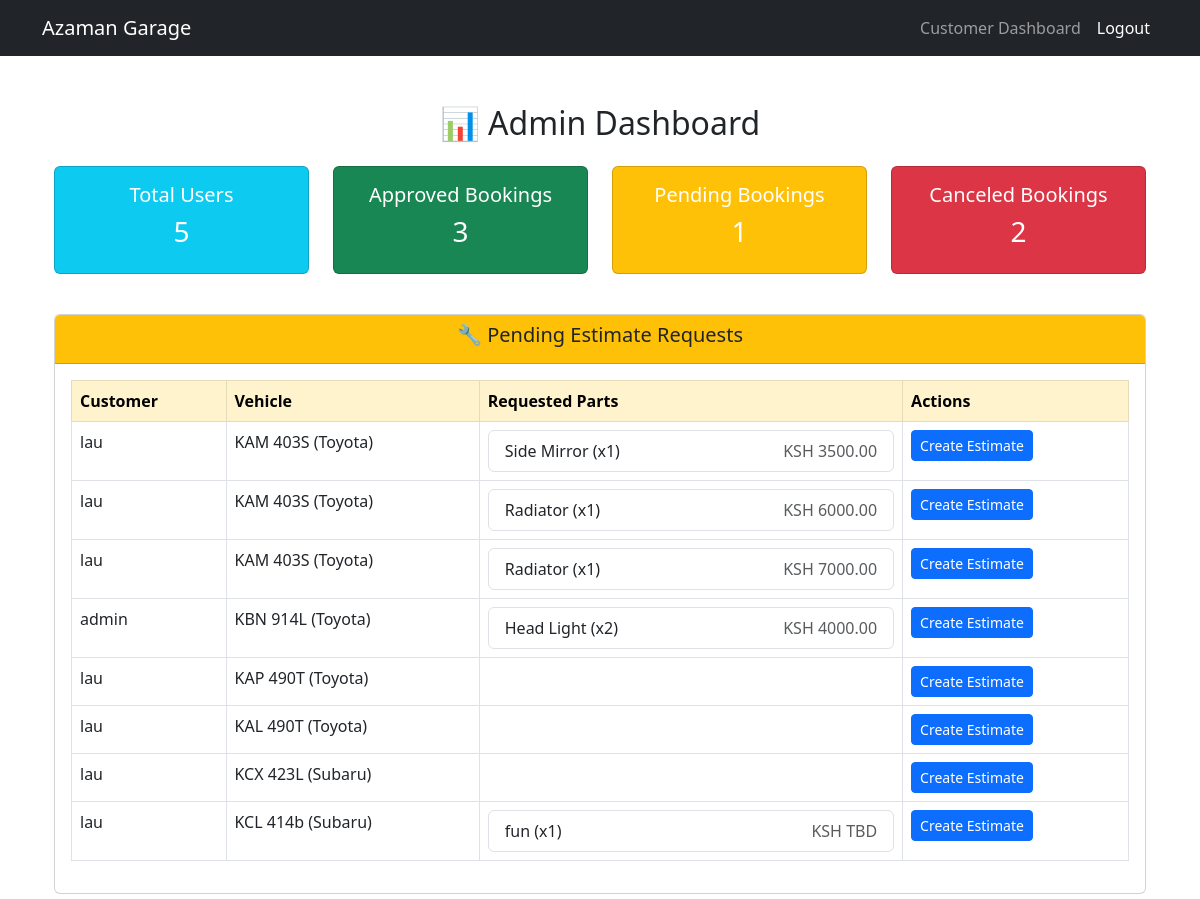
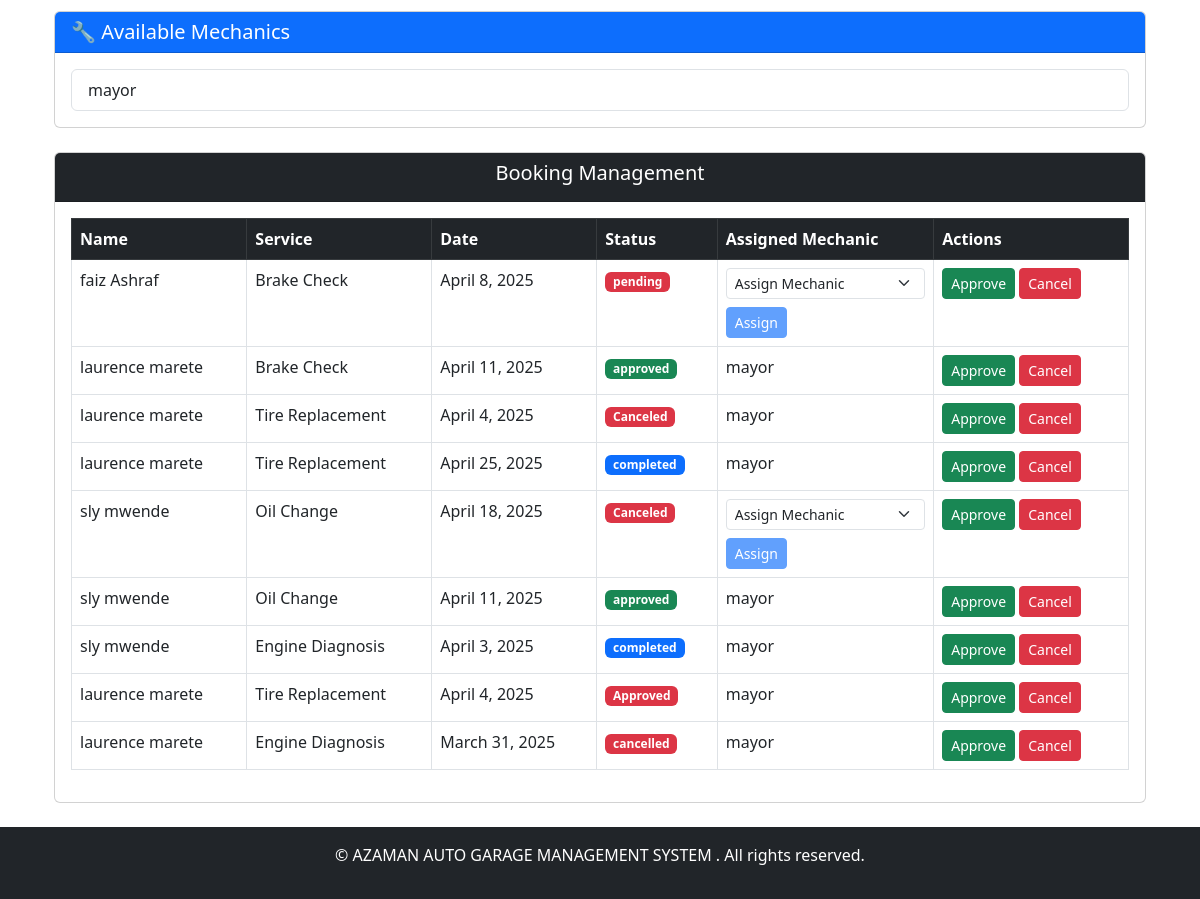
The page /manage/bookings/ (signed in) on the database its author committed (2 pictures, top to bottom).
### billing/models.py (models this page shows, shortened)
class Estimate(models.Model):
    customer = models.ForeignKey(CustomUser, on_delete=models.CASCADE, related_name="estimates", default=None)
    vehicle = models.ForeignKey("Vehicle", on_delete=models.CASCADE, related_name="estimates", default=None)
    created_at = models.DateTimeField(auto_now_add=True)
    status = models.CharField(
        max_length=20,
        choices=[("Pending", "Pending"), ("Approved", "Approved"), ("Rejected", "Rejected")],
        default="Pending"
    )

class Vehicle(models.Model):
    customer = models.ForeignKey(Customer, on_delete=models.CASCADE)
    make = models.CharField(max_length=50)
    model = models.CharField(max_length=50)
    registration_number = models.CharField(max_length=20, unique=True)
    year = models.PositiveIntegerField()
    color = models.CharField(max_length=50, default="Unknown")
    insurance_company = models.CharField(max_length=100, null=True)

class EstimateItem(models.Model):
    estimate = models.ForeignKey(Estimate, on_delete=models.CASCADE, related_name="items")
    part_name = models.CharField(max_length=100)
    quantity = models.PositiveIntegerField()
    unit_price = models.DecimalField(max_digits=10, decimal_places=2)

### accounts/models.py (models this page shows)
class CustomUser(AbstractUser):
    ROLE_CHOICES = [
        ('customer', 'Customer'),
        ('mechanic', 'Mechanic'),
        ('admin', 'Admin'),
    ]
    role = models.CharField(max_length=10, choices=ROLE_CHOICES, default='customer')

### core/models.py (models this page shows, shortened)
class Booking(models.Model):
    SERVICE_CHOICES = [
        ('oil_change', 'Oil Change'),
        ('brake_check', 'Brake Check'),
        ('tire_replacement', 'Tire Replacement'),
        ('engine_diagnosis', 'Engine Diagnosis'),
    ]
    STATUS_CHOICES = [
        ('pending', 'Pending'),
        ('approved', 'Approved'),
        ('in_progress', 'In Progress'),
        ('completed', 'Completed'),
        ('cancelled', 'Cancelled'),
    ]
    user = models.ForeignKey(settings.AUTH_USER_MODEL, on_delete=models.CASCADE)
    name = models.CharField(max_length=100)
    email = models.EmailField()
    phone = models.CharField(max_length=15)
    service = models.CharField(max_length=50, choices=SERVICE_CHOICES)
    date = models.DateField()
    message = models.TextField(blank=True, null=True)
    status = models.CharField(max_length=11, choices=STATUS_CHOICES, default='pending')
    mechanic = models.ForeignKey(settings.AUTH_USER_MODEL, on_delete=models.SET_NULL,null=True, blank=True, related_name="mechanic_bookings")
    created_at = models.DateTimeField(auto_now_add=True)

### core/views.py (the view, shortened to what this page needs)
# urls.py: path('manage/bookings/', admin_bookings, name='admin_bookings'),
@login_required
def admin_bookings(request):
    approved_count = Booking.objects.filter(status__iexact='approved').count()
    pending_count = Booking.objects.filter(status__iexact='pending').count()
    canceled_count = Booking.objects.filter(status__iexact='canceled').count()
    total_users = CustomUser.objects.count()
    bookings = Booking.objects.all().order_by('-created_at')
    mechanics = CustomUser.objects.filter(groups__name="Mechanic")
    pending_estimates = Estimate.objects.filter(status="Pending")
    context = {
        'approved_count': approved_count,
        'pending_count': pending_count,
        'canceled_count': canceled_count,
        'total_users': total_users,
        'bookings': bookings,
        'mechanics': mechanics,
        'pending_estimates': pending_estimates,  # Include pending estimates
    }
    return render(request, 'core/admin_bookings.html', context)

### core/templates/core/admin_bookings.html (shortened to what this page needs)
{% extends 'core/base.html' %}
{% block content %}
<div class="container mt-5">
    <h2 class="text-center">📊 Admin Dashboard</h2>
    <div class="row text-center mt-4">
        <div class="col-md-3">
            <div class="card text-white bg-info mb-3">
                <div class="card-body">
                    <h5 class="card-title">Total Users</h5>
                    <h3>{{ total_users }}</h3>
                </div>
            </div>
        </div>
        <div class="col-md-3">
            <div class="card text-white bg-success mb-3">
                <div class="card-body">
                    <h5 class="card-title">Approved Bookings</h5>
                    <h3>{{ approved_count }}</h3>
                </div>
            </div>
        </div>
        <div class="col-md-3">
            <div class="card text-white bg-warning mb-3">
                <div class="card-body">
                    <h5 class="card-title">Pending Bookings</h5>
                    <h3>{{ pending_count }}</h3>
                </div>
            </div>
        </div>
        <div class="col-md-3">
            <div class="card text-white bg-danger mb-3">
                <div class="card-body">
                    <h5 class="card-title">Canceled Bookings</h5>
                    <h3>{{ canceled_count }}</h3>
                </div>
            </div>
        </div>
    </div>
    <div class="card mt-4">
        <div class="card-header bg-warning text-dark text-center">
            <h5>🔧 Pending Estimate Requests</h5>
        </div>
        <div class="card-body">
            <table class="table table-bordered table-hover">
                <thead class="table-warning">
                    <tr>
                        <th>Customer</th>
                        <th>Vehicle</th>
                        <th>Requested Parts</th>
                        <th>Actions</th>
                    </tr>
                </thead>
                <tbody>
                    {% for estimate in pending_estimates %}
                    <tr>
                        <td>{{ estimate.customer.username }}</td>
                        <td>
                            {% if estimate.vehicle %}
                                {{ estimate.vehicle.registration_number }} ({{ estimate.vehicle.make }})
                            {% else %}
                                <span class="text-danger">No Vehicle Assigned</span>
                            {% endif %}
                        </td>
                        <td>
                            <ul class="list-group">
                                {% for item in estimate.items.all %}
                                    <li class="list-group-item d-flex justify-content-between">
                                        <span>{{ item.part_name }} (x{{ item.quantity }})</span>
                                        <span class="text-muted">KSH {{ item.unit_price|default:"TBD" }}</span>
                                    </li>
                                {% endfor %}
                            </ul>
                        </td>
                        <td>
                            <a href="{% url 'create_estimate' %}" class="btn btn-primary btn-sm">Create Estimate</a>
                        </td>
                    </tr>
                    {% empty %}
                    <tr>
                        <td colspan="4" class="text-center">No pending estimates.</td>
                    </tr>
                    {% endfor %}
                </tbody>
            </table>
        </div>
    </div>
    <div class="card mt-3">
        <div class="card-header bg-primary text-white">
            <h5 class="mb-0">🔧 Available Mechanics</h5>
        </div>
        <div class="card-body">
            {% if mechanics %}
                <ul class="list-group">
                    {% for mechanic in mechanics %}
                        <li class="list-group-item">
                             {{ mechanic.username }}
                        </li>
                    {% endfor %}
                </ul>
            {% else %}
                <p class="text-muted text-center">No mechanics available!</p>
            {% endif %}
        </div>
    </div>
    <div class="card mt-4">
        <div class="card-header bg-dark text-white text-center">
            <h5>Booking Management</h5>
        </div>
        <div class="card-body">
            <table class="table table-bordered table-hover">
                <thead class="table-dark">
                    <tr>
                        <th>Name</th>
                        <th>Service</th>
                        <th>Date</th>
                        <th>Status</th>
                        <th>Assigned Mechanic</th>
                        <th>Actions</th>
                    </tr>
                </thead>
                <tbody>
                    {% for booking in bookings %}
                    <tr>
                        <td>{{ booking.name }}</td>
                        <td>{{ booking.get_service_display }}</td>
                        <td>{{ booking.date }}</td>
                        <td>
                            <span class="badge
                                {% if booking.status == 'approved' %} bg-success
                                {% elif booking.status == 'completed' %} bg-primary
                                {% else %} bg-danger {% endif %}">
                                {{ booking.status }}
                            </span>
                        </td>
                        <td>
                            {% if booking.mechanic %}
                                {{ booking.mechanic.get_full_name|default:booking.mechanic.username }}
                            {% else %}
                                <form method="post" action="{% url 'admin_bookings' %}">
                                    <select name="mechanic_id" class="form-select form-select-sm mechanic-select" required>
                                        <option value="" disabled selected>Assign Mechanic</option>
                                    </select>
                                    <button type="submit" class="btn btn-primary btn-sm mt-2 assign-btn" disabled>Assign</button>
                                </form>
                            {% endif %}
                        </td>
                        <td>
                            <a href="{% url 'approve_booking' booking.id %}" class="btn btn-success btn-sm">Approve</a>
                            <a href="{% url 'cancel_booking' booking.id %}" class="btn btn-danger btn-sm">Cancel</a>
                        </td>
                    </tr>
                    {% empty %}
                    <tr>
                        <td colspan="6" class="text-center">No bookings found.</td>
                    </tr>
                    {% endfor %}
                </tbody>
            </table>
        </div>
    </div>
</div>
{% endblock %}

### core/templates/core/base.html (shortened to what this page needs)
<!DOCTYPE html>
<html lang="en">
<head>
    <link rel="stylesheet" href="https://cdn.jsdelivr.net/npm/bootstrap@5.3.0/dist/css/bootstrap.min.css">
</head>
<body>
    <nav class="navbar navbar-expand-lg navbar-dark bg-dark">
        <div class="container">
            <a class="navbar-brand" href="{% url 'home' %}">Azaman Garage</a>
            <div class="collapse navbar-collapse" id="navbarNav">
                <ul class="navbar-nav ms-auto">
                    {% if user.is_authenticated %}
                        {% if user.role == 'mechanic' %}
                            <li class="nav-item"><a class="nav-link" href="{% url 'mechanic_dashboard' %}">Mechanic Dashboard</a></li>
                        {% elif user.role == 'admin' %}
                            <li class="nav-item"><a class="nav-link" href="{% url 'admin_dashboard' %}">Admin Dashboard</a></li>
                        {% elif user.role == 'customer' %}
                            <li class="nav-item"><a class="nav-link" href="{% url 'customer_dashboard' %}">Customer Dashboard</a></li>
                        {% endif %}
                        <form action="{% url 'logout' %}" method="POST" style="display: inline;">
                            <button type="submit" class="nav-link btn btn-link text-white">Logout</button>
                        </form>
                    {% else %}
                        <li class="nav-item"><a class="nav-link" href="{% url 'accounts:login' %}">Login</a></li>
                    {% endif %}
                </ul>
            </div>
        </div>
    </nav>
    <div class="container mt-4">
        {% block content %}{% endblock %}
    </div>
    <footer class="bg-dark text-white text-center py-3 mt-4">
        <p>&copy; AZAMAN AUTO GARAGE MANAGEMENT SYSTEM . All rights reserved.</p>
    </footer>
</body>
</html>

### rows shown on the page
Estimate: customer.username "lau", vehicle.registration_number "KAM 403S", vehicle.make "Toyota"
EstimateItem: part_name "Side Mirror", quantity "1", unit_price "3500.00"
Estimate: customer.username "lau", vehicle.registration_number "KAM 403S", vehicle.make "Toyota"
EstimateItem: part_name "Radiator", quantity "1", unit_price "6000.00"
Estimate: customer.username "lau", vehicle.registration_number "KAM 403S", vehicle.make "Toyota"
EstimateItem: part_name "Radiator", quantity "1", unit_price "7000.00"
Estimate: customer.username "admin", vehicle.registration_number "KBN 914L", vehicle.make "Toyota"
EstimateItem: part_name "Head Light", quantity "2", unit_price "4000.00"
Estimate: customer.username "lau", vehicle.registration_number "KAP 490T", vehicle.make "Toyota"
Estimate: customer.username "lau", vehicle.registration_number "KAL 490T", vehicle.make "Toyota"
Estimate: customer.username "lau", vehicle.registration_number "KCX 423L", vehicle.make "Subaru"
Estimate: customer.username "lau", vehicle.registration_number "KCL 414b", vehicle.make "Subaru"
EstimateItem: part_name "fun", quantity "1", unit_price "TBD"
CustomUser: username "mayor"
Booking: name "faiz Ashraf", service "Brake Check", date "April 8, 2025", status "pending"
Booking: name "laurence marete", service "Brake Check", date "April 11, 2025", status "approved", mechanic.get_full_name "mayor"
Booking: name "laurence marete", service "Tire Replacement", date "April 4, 2025", status "Canceled", mechanic.get_full_name "mayor"
Booking: name "laurence marete", service "Tire Replacement", date "April 25, 2025", status "completed", mechanic.get_full_name "mayor"
Booking: name "sly mwende", service "Oil Change", date "April 18, 2025", status "Canceled"
Booking: name "sly mwende", service "Oil Change", date "April 11, 2025", status "approved", mechanic.get_full_name "mayor"
Booking: name "sly mwende", service "Engine Diagnosis", date "April 3, 2025", status "completed", mechanic.get_full_name "mayor"
Booking: name "laurence marete", service "Tire Replacement", date "April 4, 2025", status "Approved", mechanic.get_full_name "mayor"
Booking: name "laurence marete", service "Engine Diagnosis", date "March 31, 2025", status "cancelled", mechanic.get_full_name "mayor"

### other values the page prints
{{ total_users }} "5"
{{ approved_count }} "3"
{{ pending_count }} "1"
{{ canceled_count }} "2"
